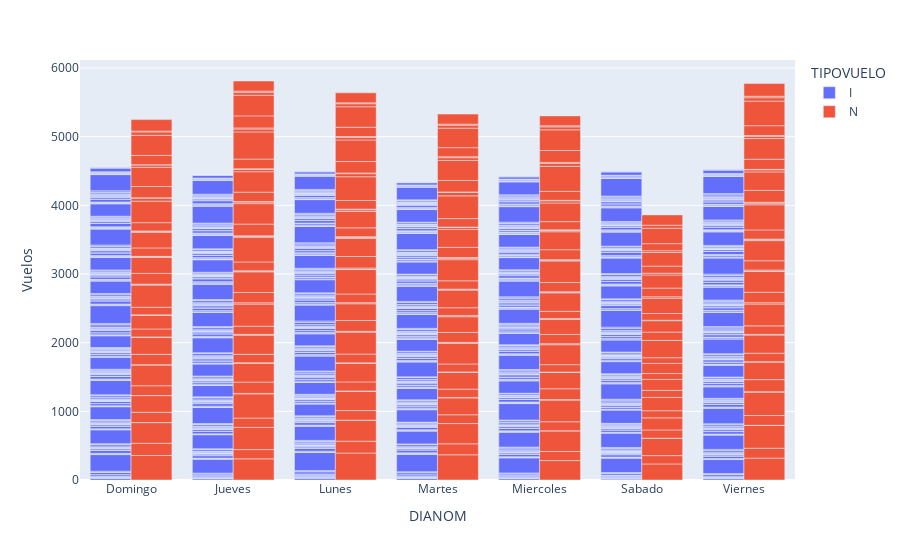

Notebook source saved alongside this figure:
### Code cell
group = ddbb.groupby(["MES","TIPOVUELO","DIANOM","AÑO","OPERA"], as_index=False)["DIA"].count()
group.head()
group = group.rename(columns={"DIA":"Vuelos"})
  
#fig = px.bar(group, x="MES", y="Vuelos", color="TIPOVUELO", barmode="group")

fig = px.bar(group, x="DIANOM", y="Vuelos", color="TIPOVUELO", barmode="group")
fig.show()

### Figure 1 — Plotly figure (JSON) as saved in the notebook; plotly's stock layout.template omitted (floating-point values rounded to 4 significant figures; data arrays with more than 128 entries replaced by an {"elided": "..."} marker saying what was removed)
{"data": [{"alignmentgroup": "True", "hovertemplate": "TIPOVUELO=I<br>DIANOM=%{x}<br>Vuelos=%{y}<extra></extra>", "legendgroup": "I", "marker": {"color": "#636efa", "pattern": {"shape": ""}}, "name": "I", "offsetgroup": "I", "orientation": "v", "showlegend": true, "textposition": "auto", "type": "bar", "x": {"elided": "1489 str values"}, "xaxis": "x", "y": {"elided": "1489 int values"}, "yaxis": "y"}, {"alignmentgroup": "True", "hovertemplate": "TIPOVUELO=N<br>DIANOM=%{x}<br>Vuelos=%{y}<extra></extra>", "legendgroup": "N", "marker": {"color": "#EF553B", "pattern": {"shape": ""}}, "name": "N", "offsetgroup": "N", "orientation": "v", "showlegend": true, "textposition": "auto", "type": "bar", "x": {"elided": "275 str values"}, "xaxis": "x", "y": {"elided": "275 int values"}, "yaxis": "y"}], "layout": {"barmode": "group", "legend": {"title": {"text": "TIPOVUELO"}, "tracegroupgap": 0}, "margin": {"t": 60}, "xaxis": {"anchor": "y", "domain": [0, 1], "title": {"text": "DIANOM"}}, "yaxis": {"anchor": "x", "domain": [0, 1], "title": {"text": "Vuelos"}}}}
